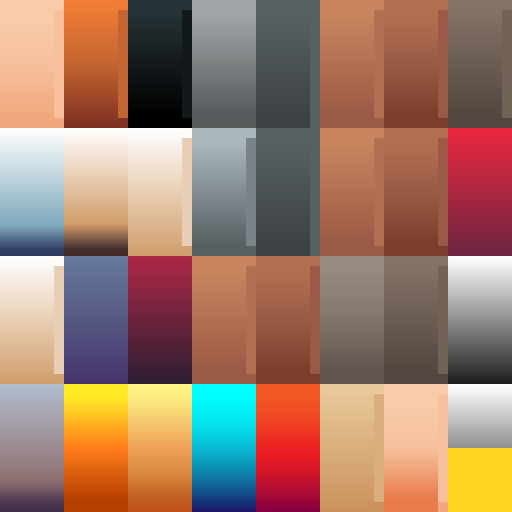
#> input picture data/Characters/Bosses/Skeleton_Warrior/[0] BaseColor Skeleton_Warrior.png, 1024 x 1024 px, given in place of heroes_front.png, which was not available (shown at 1/2 size)
$ python build_ui_art.py '../../../data/Characters/Bosses/Skeleton_Warrior/[0] BaseColor Skeleton_Warrior.png'
#> lines starting #> are read from the running program, lines starting #| are printed output that depends on the picture
"""
Barrowlight UI art: item icons, hero portraits, HUD glyphs, logo, ornaments and the icon contact sheet.

Every item icon is one CC0 pixel-art glyph (496 RPG icons by 7Soul1) scaled 3x with nearest
neighbour onto a generated badge whose colours say what the item is (weapon, evolution, passive,
active, signature, fallback, meta rank). Hero portraits are matted from the lead's render of the
KayKit heroes (CC0). HUD glyphs, the logo and the ornaments are drawn here.

Usage: python build_ui_art.py [logo]   (logo: only the title logo; paths below are absolute; output goes to ../../../data/UI)
"""
import math
import os
import random
import shutil
import sys
from collections import deque

import numpy as np
from PIL import Image, ImageChops, ImageDraw, ImageFilter, ImageFont

HERE = os.path.dirname(os.path.abspath(__file__))
ROOT = os.path.normpath(os.path.join(HERE, "..", ".."))
OUT_UI = os.path.join(ROOT, "..", "data", "UI")
OUT_ICONS = os.path.join(OUT_UI, "Icons")
OUT_ART = os.path.join(OUT_UI, "Art")
OUT_FONTS = os.path.join(OUT_UI, "Fonts")
OUT_GLYPHS = os.path.join(OUT_UI, "Glyphs")
RPG = r"C:\Workspace\github\UnravelEngine\_downloads\ui_assets\496_RPG_icons"
KENNEY_GLYPHS = r"C:\Workspace\github\UnravelEngine\_downloads\ui_assets\kenney_game-icons\PNG\White\2x"
INTER_STATIC = r"C:\Workspace\github\UnravelEngine\UnravelEngine\engine_data\data\fonts\Inter\static"
INTER_OFL = r"C:\Workspace\github\UnravelEngine\UnravelEngine\engine_data\data\fonts\Inter\OFL.txt"
HEROES_RENDER = os.path.join(ROOT, "heroes_front.png")

ICON = 128
SUPER = 4
GLYPH_SCALE = 3

# Badge palettes: top colour, bottom colour, rim colour, glow colour.
PALETTES = {
    "weapon": ((44, 52, 74), (13, 15, 24), (150, 165, 200), (120, 150, 220)),
    "evolution": ((92, 60, 18), (26, 15, 4), (255, 201, 76), (255, 190, 70)),
    "passive": ((30, 62, 46), (8, 20, 14), (120, 205, 150), (90, 210, 140)),
    "active": ((16, 62, 76), (4, 20, 26), (95, 211, 232), (80, 210, 240)),
    "signature": ((84, 26, 30), (24, 6, 8), (232, 110, 92), (240, 90, 70)),
    "fallback": ((72, 48, 18), (24, 14, 4), (226, 162, 80), (230, 160, 70)),
    "meta": ((58, 44, 30), (18, 13, 8), (201, 164, 92), (210, 170, 100)),
    "hero": ((40, 34, 52), (10, 8, 14), (201, 164, 92), (200, 170, 120)),
    "boon": ((24, 74, 62), (6, 22, 18), (120, 232, 190), (110, 240, 190)),
}

ICONS = [
    # Class weapons
    ("oathblade_arc", "weapon", "rpg:W_Sword005"),
    ("aegis_orbit", "weapon", "rpg:E_Metal01"),
    ("verdict", "weapon", "rpg:S_Sword06"),
    ("ravager_chop", "weapon", "rpg:W_Axe013"),
    ("whirlwind", "weapon", "rpg:S_Wind01"),
    ("fault_line", "weapon", "rpg:S_Earth04"),
    ("ember_orb", "weapon", "rpg:S_Axe01"),
    ("starfall", "weapon", "rpg:S_Fire05"),
    ("rime_nova", "weapon", "rpg:S_Ice02"),
    ("repeater_crossbow", "weapon", "rpg:S_Bow11"),
    ("fan_of_knives", "weapon", "rpg:S_Shadow08"),
    ("assassins_mark", "weapon", "rpg:S_Shadow13"),
    ("consecration", "weapon", "rpg:S_Holy06"),
    ("dawn_hammer", "weapon", "rpg:W_Mace009"),
    ("war_cry", "weapon", "rpg:S_Buff14"),
    ("butchers_chains", "weapon", "rpg:W_Throw002"),
    ("arc_lash", "weapon", "rpg:S_Thunder04"),
    ("prismatic_ray", "weapon", "rpg:S_Light01"),
    ("venom_shivs", "weapon", "rpg:S_Poison02"),
    ("shadow_dancers", "weapon", "rpg:S_Shadow16"),
    # Shared weapons
    ("spirit_darts", "weapon", "rpg:S_Bow02"),
    ("ricochet_disc", "weapon", "rpg:W_Throw004"),
    ("bramble_halo", "weapon", "rpg:S_Poison07"),
    ("skewer_javelin", "weapon", "rpg:W_Spear003"),
    ("fire_flask", "weapon", "rpg:P_Orange05"),
    ("storm_totem", "weapon", "rpg:S_Thunder01"),
    ("hunting_wisps", "weapon", "rpg:S_Light01"),
    # Evolutions
    ("dawnbreaker", "evolution", "rpg:W_Gold_Sword"),
    ("bastion_halo", "evolution", "rpg:E_Gold01"),
    ("final_verdict", "evolution", "rpg:S_Holy02"),
    ("skullsplitter", "evolution", "rpg:W_Gold_Axe"),
    ("maelstrom", "evolution", "rpg:S_Fire04"),
    ("tectonic_rift", "evolution", "rpg:S_Fire06"),
    ("sunfire_orb", "evolution", "rpg:S_Light02"),
    ("cataclysm", "evolution", "rpg:S_Fire02"),
    ("absolute_zero", "evolution", "rpg:S_Ice07"),
    ("widowmaker", "evolution", "rpg:W_Gold_Bow"),
    ("storm_of_steel", "evolution", "rpg:S_Dagger05"),
    ("death_sentence", "evolution", "rpg:E_Bones03"),
    ("soul_hail", "evolution", "rpg:S_Bow06"),
    ("eclipse_disc", "evolution", "rpg:S_Light03"),
    ("briar_sanctum", "evolution", "rpg:S_Poison06"),
    ("godspear", "evolution", "rpg:W_Gold_Spear"),
    ("hellfire_cask", "evolution", "rpg:S_Fire08"),
    ("thunderspire", "evolution", "rpg:S_Thunder02"),
    ("wisp_choir", "evolution", "rpg:S_Shadow07"),
    ("eternal_sanctum", "evolution", "rpg:S_Holy10"),
    ("skybreaker", "evolution", "rpg:S_Thunder05"),
    ("warlords_bellow", "evolution", "rpg:S_Buff08"),
    ("maw_of_the_pit", "evolution", "rpg:S_Shadow05"),
    ("tempest_crown", "evolution", "rpg:S_Thunder06"),
    ("aurora_lance", "evolution", "rpg:S_Magic01"),
    ("nightshade_plague", "evolution", "rpg:S_Poison03"),
    ("legion_of_shadows", "evolution", "rpg:S_Shadow14"),
    # Passives
    ("iron_heart", "passive", "rpg:S_Holy01"),
    ("plate_pauldron", "passive", "rpg:A_Armour02"),
    ("windstride_boots", "passive", "rpg:A_Shoes02"),
    ("whetstone", "passive", "rpg:I_SilverBar"),
    ("lodestone_charm", "passive", "rpg:Ac_Medal04"),
    ("wide_sigil", "passive", "rpg:S_Shadow12"),
    ("everburn_wick", "passive", "rpg:I_Torch02"),
    ("tome_of_insight", "passive", "rpg:W_Book06"),
    ("keen_eye", "passive", "rpg:I_Eye"),
    ("lucky_knucklebone", "passive", "rpg:I_Bone"),
    ("quickening_hourglass", "passive", "rpg:I_Clock"),
    ("echo_quiver", "passive", "rpg:S_Bow08"),
    # Actives
    ("shield_rush", "active", "rpg:S_Holy09"),
    ("earthshaker_leap", "active", "rpg:S_Earth07"),
    ("blink", "active", "rpg:S_Shadow11"),
    ("smoke_roll", "active", "rpg:S_Poison09"),
    # Signature passives
    ("bulwark", "signature", "rpg:E_Metal06"),
    ("bloodlust", "signature", "rpg:S_Buff14"),
    ("arcane_echo", "signature", "rpg:S_Shadow02"),
    ("momentum", "signature", "rpg:S_Wind07"),
    # Fallback cards
    ("hearty_meal", "fallback", "rpg:I_C_Meat"),
    ("coin_purse", "fallback", "rpg:S_Magic07"),
    ("battle_hymn", "fallback", "rpg:S_Holy05"),
    # Boons (slotless, unlimited)
    ("boon_fleetfoot", "boon", "rpg:A_Shoes05"),
    ("boon_magnetism", "boon", "rpg:Ac_Medal02"),
    ("boon_vitality", "boon", "rpg:P_Red02"),
    ("boon_mending", "boon", "rpg:P_Medicine03"),
    ("boon_hide", "boon", "rpg:A_Armour03"),
    ("boon_edge", "boon", "rpg:W_Sword010"),
    ("boon_alacrity", "boon", "rpg:S_Wind05"),
    ("boon_breadth", "boon", "rpg:S_Magic03"),
    ("boon_persistence", "boon", "rpg:I_Torch01"),
    ("boon_precision", "boon", "rpg:S_Bow13"),
    ("boon_insight", "boon", "rpg:W_Book03"),
    ("boon_plunder", "boon", "rpg:I_GoldCoin"),
    ("boon_clover", "boon", "rpg:I_RabbitPaw"),
    # Meta ranks (Armory)
    ("vigor", "meta", "rpg:P_Red06"),
    ("might", "meta", "rpg:W_Gold_Mace"),
    ("plating", "meta", "rpg:A_Armor04"),
    ("mending", "meta", "rpg:S_Holy03"),
    ("swiftness", "meta", "rpg:A_Shoes04"),
    ("haste", "meta", "rpg:S_Thunder04"),
    ("reach", "meta", "rpg:S_Magic02"),
    ("magnetism", "meta", "rpg:S_Magic04"),
    ("fortune", "meta", "rpg:I_Clover"),
    ("insight", "meta", "rpg:I_Scroll"),
    ("avarice", "meta", "rpg:I_GoldBar"),
    ("second_wind", "meta", "rpg:S_Holy04"),
    ("reroll", "meta", "rpg:S_Physic01"),
    ("banish", "meta", "rpg:S_Magic05"),
    # Heroes (badge portraits; big portraits are written as <id>_portrait.png)
    ("knight", "hero", "portrait:knight"),
    ("barbarian", "hero", "portrait:barbarian"),
    ("mage", "hero", "portrait:mage"),
    ("rogue", "hero", "portrait:rogue"),
    # HUD glyphs (no badge)
    ("gold", "glyph", "vec:coin"),
    ("skull", "glyph", "vec:skull"),
    ("timer", "glyph", "vec:hourglass"),
    ("xp", "glyph", "vec:gem"),
    ("chest", "glyph", "rpg:I_Chest01"),
    ("lock", "glyph", "vec:lock"),
]

# Regions of heroes_front.png holding each hero's head and chest (x0, y0, x1, y1).
PORTRAIT_CROPS = {
    "rogue": (262, 262, 438, 440),
    "mage": (510, 222, 745, 440),
    "barbarian": (842, 250, 1010, 440),
    "knight": (1135, 245, 1305, 440),
}
PORTRAIT_TINTS = {
    "knight": (255, 201, 76),
    "barbarian": (230, 80, 60),
    "mage": (176, 92, 255),
    "rogue": (70, 210, 190),
}

KENNEY_COPY = [
    "pause", "gear", "return", "exitLeft", "trophy", "locked", "unlocked", "cross", "checkmark",
    "star", "home", "warning", "right", "left", "up", "down", "buttonA", "buttonB", "buttonX",
    "buttonY", "buttonStart", "buttonSelect", "musicOn", "audioOn", "information", "plus",
    "minus", "fastForward", "target", "massiveMultiplayer",
]


def lerp(a, b, t):
    return a + (b - a) * t


def lerp_color(c0, c1, t):
    return tuple(int(round(lerp(c0[i], c1[i], t))) for i in range(len(c0)))


# [5 lines left out: function rounded_mask, not called in this run]


def vertical_gradient(size, top, bottom):
    t = np.linspace(0.0, 1.0, size)[:, None]
    top = np.array(top, dtype=np.float32)
    bottom = np.array(bottom, dtype=np.float32)
    rows = top[None, :] * (1.0 - t) + bottom[None, :] * t
    image = np.repeat(rows[:, None, :], size, axis=1)
    return Image.fromarray(np.clip(image, 0, 255).astype(np.uint8), "RGB")


def radial_alpha(size, center, radius, power=1.6, strength=1.0):
    yy, xx = np.mgrid[0:size, 0:size].astype(np.float32)
    d = np.sqrt((xx - center[0]) ** 2 + (yy - center[1]) ** 2) / radius
    a = np.clip(1.0 - d, 0.0, 1.0) ** power * strength
    return Image.fromarray((a * 255).astype(np.uint8), "L")


# [83 lines left out: functions noise_layer, make_badge, load_rpg_glyph, drop_shadow, compose_icon, not called in this run]


# ---------------------------------------------------------------------------------------------
# Vector glyphs (drawn at 4x, downsampled)
# ---------------------------------------------------------------------------------------------

def vec_canvas():
    s = ICON * SUPER
    return Image.new("RGBA", (s, s), (0, 0, 0, 0)), s


# [120 lines left out: functions outline_and_shadow, shade_vertical, vec_coin, vec_skull, vec_hourglass, vec_gem and 1 more, not called in this run]


VECTORS = {"coin": vec_coin, "skull": vec_skull, "hourglass": vec_hourglass, "gem": vec_gem, "lock": vec_lock}


# ---------------------------------------------------------------------------------------------
# Hero portraits
# ---------------------------------------------------------------------------------------------

def matte_hero(render, box):
    x0, y0, x1, y1 = box
    c = render[y0:y1, x0:x1]
    h, w, _ = c.shape
    mx = c.max(2)
    mn = c.min(2)
    sat = mx - mn
    rows = np.arange(h)[:, None] + y0
    cand = ((mx > 196) & (sat < 34)) | ((mx > 140) & (sat < 70) & (rows < 292))
    bg = np.zeros((h, w), bool)
    q = deque()
    for x in range(w):
        for y in (0, h - 1):
            if cand[y, x]:
                bg[y, x] = True
                q.append((y, x))
    for y in range(h):
        for x in (0, w - 1):
            if cand[y, x] and not bg[y, x]:
                bg[y, x] = True
                q.append((y, x))
    while q:
        y, x = q.popleft()
        for dy, dx in ((1, 0), (-1, 0), (0, 1), (0, -1)):
            ny, nx = y + dy, x + dx
            if 0 <= ny < h and 0 <= nx < w and not bg[ny, nx] and cand[ny, nx] \
                    and np.abs(c[ny, nx] - c[y, x]).sum() < 14:
                bg[ny, nx] = True
                q.append((ny, nx))
    alpha = Image.fromarray(((~bg) * 255).astype(np.uint8))
    alpha = alpha.filter(ImageFilter.MinFilter(3)).filter(ImageFilter.GaussianBlur(0.7))
    img = Image.fromarray(c.astype(np.uint8)).convert("RGBA")
    img.putalpha(alpha)
    return img


def make_portrait(hero, figure, size):
    """A framed portrait: dark backdrop, class-coloured rim light, the matted figure, vignette."""
    tint = PORTRAIT_TINTS[hero]
    s = size * 2
    bg = vertical_gradient(s, lerp_color(tint, (20, 16, 26), 0.78), (8, 6, 12)).convert("RGBA")
    glow = Image.new("RGBA", (s, s), tint + (0,))
    glow.putalpha(radial_alpha(s, (s * 0.5, s * 0.42), s * 0.55, 1.5, 0.55))
    bg = Image.alpha_composite(bg, glow)
    scale = (s * 0.98) / figure.height
    fig = figure.resize((int(figure.width * scale), int(figure.height * scale)), Image.LANCZOS)
    rim = Image.new("RGBA", fig.size, tint + (0,))
    rim.putalpha(fig.getchannel("A").filter(ImageFilter.MaxFilter(7)).filter(ImageFilter.GaussianBlur(6)).point(lambda v: int(v * 0.8)))
    layer = Image.new("RGBA", (s, s), (0, 0, 0, 0))
    fx = (s - fig.width) // 2
    fy = s - fig.height + int(s * 0.06)
    layer.paste(rim, (fx, fy), rim)
    bg = Image.alpha_composite(bg, layer)
    layer = Image.new("RGBA", (s, s), (0, 0, 0, 0))
    layer.paste(fig, (fx, fy), fig)
    bg = Image.alpha_composite(bg, layer)
    shade = Image.new("RGBA", (s, s), (0, 0, 0, 0))
    shade.putalpha(ImageChops.invert(radial_alpha(s, (s * 0.5, s * 0.4), s * 0.8, 0.9, 1.0)).point(lambda v: int(v * 0.7)))
    bg = Image.alpha_composite(bg, shade)
    bottom = Image.new("RGBA", (s, s), (8, 6, 12, 0))
    bottom.putalpha(Image.fromarray((np.clip((np.linspace(0, 1, s) - 0.7) / 0.3, 0, 1)[:, None].repeat(s, 1) * 230).astype(np.uint8)))
    bg = Image.alpha_composite(bg, bottom)
    return bg.resize((size, size), Image.LANCZOS)


# [9 lines left out: function make_hero_badge, not called in this run]


# ---------------------------------------------------------------------------------------------
# Logo, ornaments, misc art
# ---------------------------------------------------------------------------------------------

def font(name, size):
    return ImageFont.truetype(os.path.join(INTER_STATIC, name), size)


GAME_TITLE = "BARROWLIGHT"


# [183 lines left out: functions make_logo, make_corner, make_divider, make_vignette, make_chevron, make_marker and 2 more, not called in this run]


def main():
    for folder in (OUT_ICONS, OUT_ART, OUT_FONTS, OUT_GLYPHS):
        os.makedirs(folder, exist_ok=True)
    render = np.array(Image.open(HEROES_RENDER).convert("RGB")).astype(np.int32)
    portraits = {}
    for hero, box in PORTRAIT_CROPS.items():
        figure = matte_hero(render, box)
        portrait = make_portrait(hero, figure, 384)
        portrait.save(os.path.join(OUT_ICONS, hero + "_portrait.png"))
        portraits[hero] = portrait
#> this loop made 4 passes
#> pass 1, in matte_hero, `c = render[y0:y1, x0:x1]`:
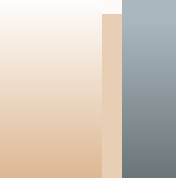
#> c: shape (178, 176, 3) int32; mean R, G, B 207.8, 197.5, 185.4
#> pass 1, in matte_hero, `mx = c.max(2)`:
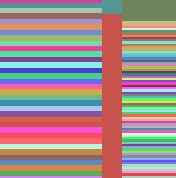
#> mx: shape (178, 176) int32; 104 distinct labels, from 121 to 254; one colour per label, 0 black
#> pass 1, in matte_hero, `mn = c.min(2)`:
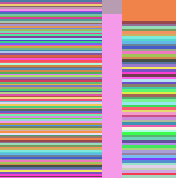
#> mn: shape (178, 176) int32; 144 distinct labels, from 108 to 251; one colour per label, 0 black
#> pass 1, in matte_hero, `sat = mx - mn`:
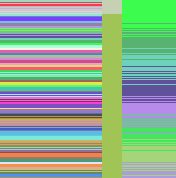
#> sat: shape (178, 176) int32; 72 distinct labels, from 3 to 74; one colour per label, 0 black
#> after the loop:
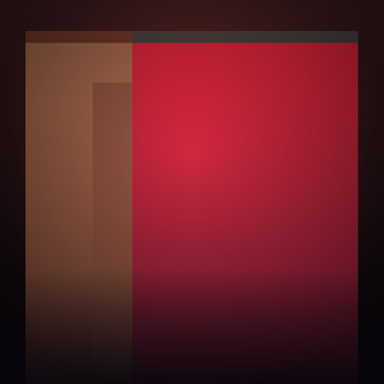
#> portrait: PIL image 384x384 RGBA; mean R, G, B, A 99.9, 32, 37.9, 255
#> after the loop, portraits = 3 items
    entries = []
    badge_cache = {}
    for index, (icon_id, category, source) in enumerate(ICONS):
        kind, name = source.split(":", 1)
        if kind == "portrait":
            img = make_hero_badge(portraits[name])
        else:
            if kind == "rpg":
                glyph = load_rpg_glyph(name)
            else:
                glyph = VECTORS[name]().resize((ICON, ICON), Image.LANCZOS)
            if category == "glyph":
                img = compose_icon(None, glyph) if kind == "rpg" else glyph
            else:
                if category not in badge_cache:
                    badge_cache[category] = make_badge(category, 11 + len(badge_cache))
                img = compose_icon(badge_cache[category], glyph)
        img.save(os.path.join(OUT_ICONS, icon_id + ".png"))
        entries.append((icon_id, category, img))
    make_contact_sheet(entries, os.path.join(HERE, "icons_sheet.png"))
    make_logo().save(os.path.join(OUT_ART, "logo.png"))
    make_corner().save(os.path.join(OUT_ART, "corner.png"))
    make_divider().save(os.path.join(OUT_ART, "divider.png"))
    make_vignette().save(os.path.join(OUT_ART, "vignette.png"))
    make_chevron().save(os.path.join(OUT_ART, "chevron.png"))
    make_marker().save(os.path.join(OUT_ART, "marker.png"))
    make_sweep().save(os.path.join(OUT_ART, "sweep.png"))
    skull_red = vec_skull((235, 70, 60)).resize((ICON, ICON), Image.LANCZOS)
    skull_red.save(os.path.join(OUT_ICONS, "dread.png"))
    for name in KENNEY_COPY:
        src = os.path.join(KENNEY_GLYPHS, name + ".png")
        if os.path.exists(src):
            shutil.copyfile(src, os.path.join(OUT_GLYPHS, name + ".png"))
    for name in ("Inter-Black.ttf", "Inter-ExtraBold.ttf", "Inter-SemiBold.ttf", "Inter-Medium.ttf"):
        shutil.copyfile(os.path.join(INTER_STATIC, name), os.path.join(OUT_FONTS, name))
    shutil.copyfile(INTER_OFL, os.path.join(OUT_FONTS, "Inter-OFL.txt"))
    print("icons:", len(entries) + 1, "portraits:", len(portraits))


if __name__ == "__main__":
    if sys.argv[1:] == ["logo"]:
        make_logo().save(os.path.join(OUT_ART, "logo.png"))
        sys.exit(0)
#> (the run stopped early here; a loop or call above may not have finished)

$ run again, on data/Characters/Heroes/Barbarian/[0] BaseColor Barbarian.png
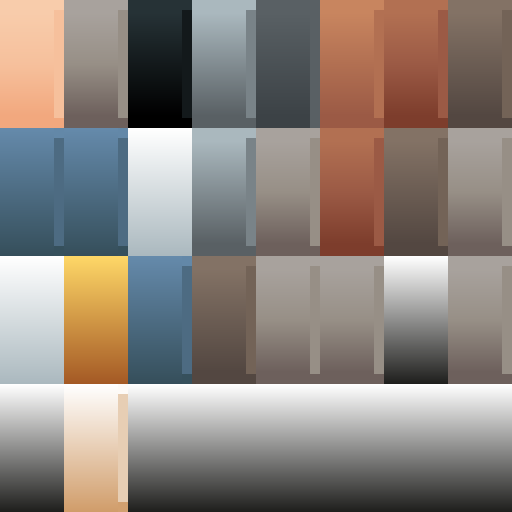
#> input picture data/Characters/Heroes/Barbarian/[0] BaseColor Barbarian.png, 1024 x 1024 px, given in place of heroes_front.png, which was not available (shown at 1/2 size)
#> the loop in main, `for hero, box in PORTRAIT_CROPS.items():` made 4 passes
#> pass 1, in matte_hero, `sat = mx - mn`:
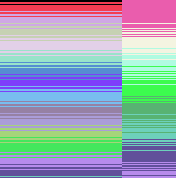
#> sat: shape (178, 176) int32; 21 distinct labels, from 0 to 20; one colour per label, 0 black
#> after the loop in main, `for hero, box in PORTRAIT_CROPS.items():`:
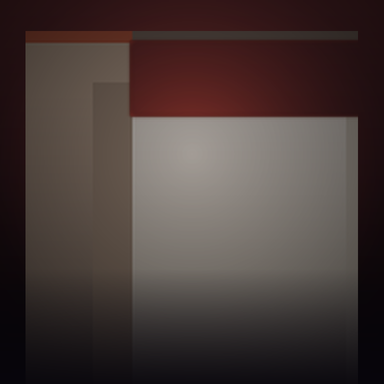
#> portrait: PIL image 384x384 RGBA; mean R, G, B, A 72.4, 59.5, 56.9, 255
#> after the loop in main, `for hero, box in PORTRAIT_CROPS.items():`: portraits = 3 items
